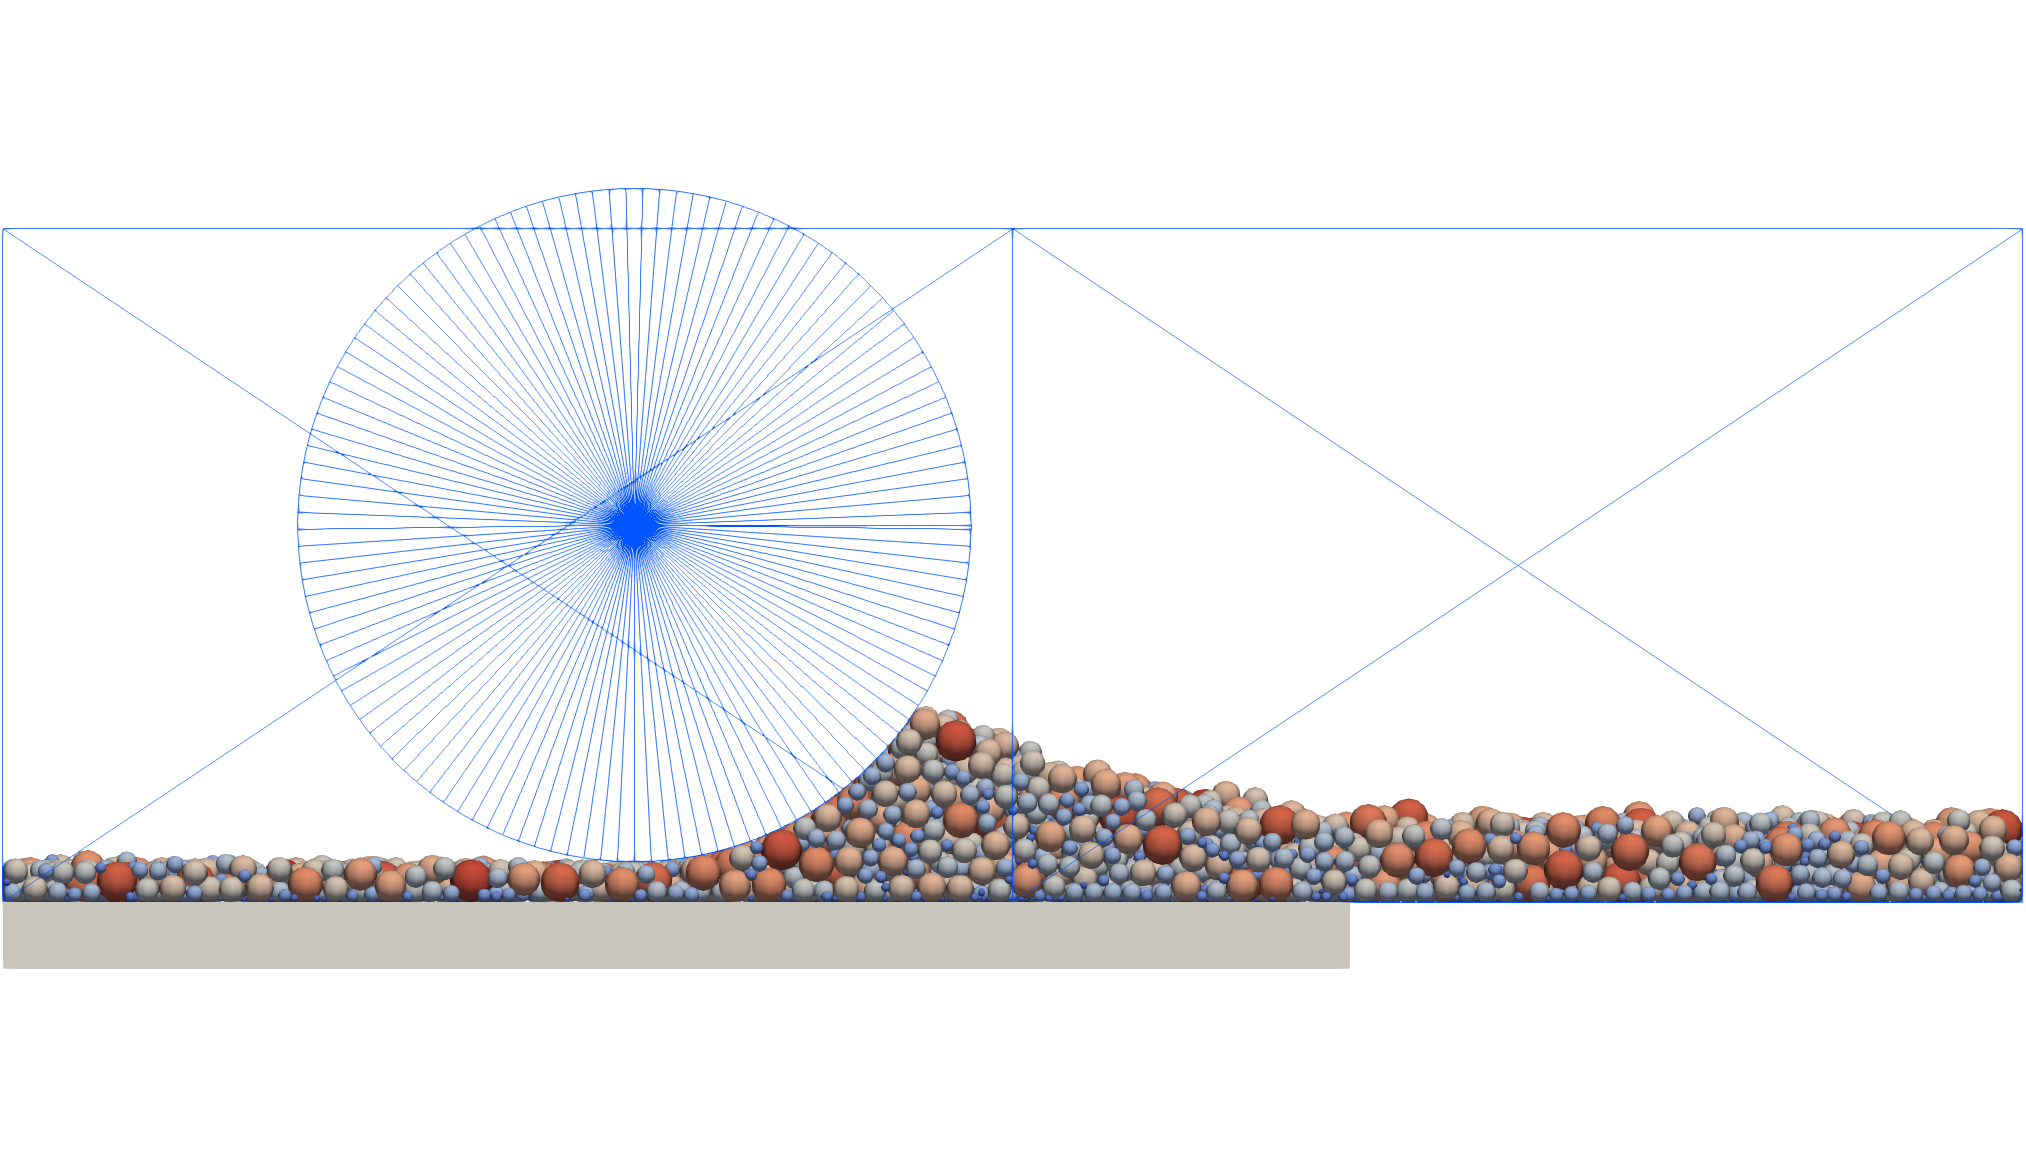

Source code (Python):
from yade import pack, ymport, timing, plot

O.materials.append(FrictMat(density=7.65e3,young=1.95e11,poisson=0.3,frictionAngle=0.1,label='316L'))

workBenchIds=O.bodies.append(ymport.stl('box.stl',wire=True))
rollerIds=O.bodies.append(ymport.stl('roller-Layer1.stl',wire=True))

sp=pack.SpherePack()
sp.makeCloud((0,0,50),(1500,200,250),
psdSizes=[2,5,6.18,7.5,9.08,10.5,12.63,15,17.73,20.52,22.1,24.6,27.3,30,32.5,35],
psdCumm=[0,0.0461,0.0692,0.1077,0.1692,0.236,0.3384,0.5,0.6812,0.8274,0.8812,0.9354,0.9735,0.9876,0.9994,1])
sp.toSimulation()

O.timingEnabled=True

O.engines=[
   ForceResetter(),
   InsertionSortCollider([Bo1_Sphere_Aabb(),Bo1_Facet_Aabb()]),
   InteractionLoop(
      [Ig2_Sphere_Sphere_ScGeom(),Ig2_Facet_Sphere_ScGeom()],
      [Ip2_FrictMat_FrictMat_FrictPhys()],
      [Law2_ScGeom_FrictPhys_CundallStrack()]
   ),
   NewtonIntegrator(gravity=(0,0,-9.81e2),damping=0.4),
   VTKRecorder(fileName='3d-vtk-',recorders=['all'],virtPeriod=0.25),
   PyRunner(command='checkUnbalanced_1()',realPeriod=2)
]
O.dt=0.5*PWaveTimeStep()

def checkUnbalanced_1():
   if O.time>4:
      O.engines=O.engines[:5]+[PyRunner(command='startPlating()',realPeriod=2)]

def startPlating():
   global time1
   time1=O.time
   print('startPlating')
   O.engines=O.engines[:5]+[TranslationEngine(translationAxis=(1,0,0),velocity=100,ids=rollerIds)]+[PyRunner(command='stopPlating()',realPeriod=2)]

def stopPlating():
   if O.time>(time1+13):
      global time2
      time2=O.time
      print('stopPlating')
      O.engines=O.engines[:5]+[TranslationEngine(ids=rollerIds)]+[PyRunner(command='checkUnbalanced_2()',realPeriod=2)]

sumVolume=0.0

def checkUnbalanced_2():
   if unbalancedForce()<.01 or O.time>(time2+1):
      O.pause()
      global sumVolume
      for b in O.bodies:
         if isinstance(b.shape, Sphere) and b.state.pos[2]<=30 and b.state.pos[2]>=0 and b.state.pos[0]<=1000 and b.state.pos[0]>=0 and b.state.pos[1]<=200 and b.state.pos[1]>=0:
            sumVolume+=4*pi*(b.shape.radius**3)/3
            plot.addData(i=b.id,radius=b.shape.radius,p_x=b.state.pos[0],p_y=b.state.pos[1],p_z=b.state.pos[2])
      print(sumVolume)
      plot.saveDataTxt('result.txt')
